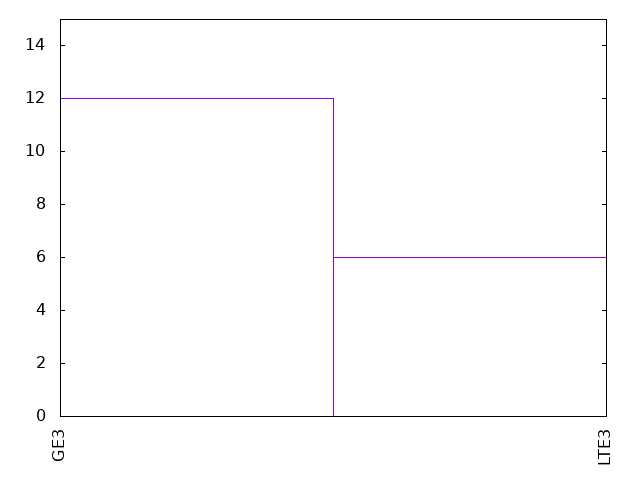

gnuplot code for this plot:
set term png
set out "18-20famsize.png"
set key off
set xtics rotate
set yrange[0:15]

plot '18-20famsize.dat' using 1:xticlabel(2) with boxes
